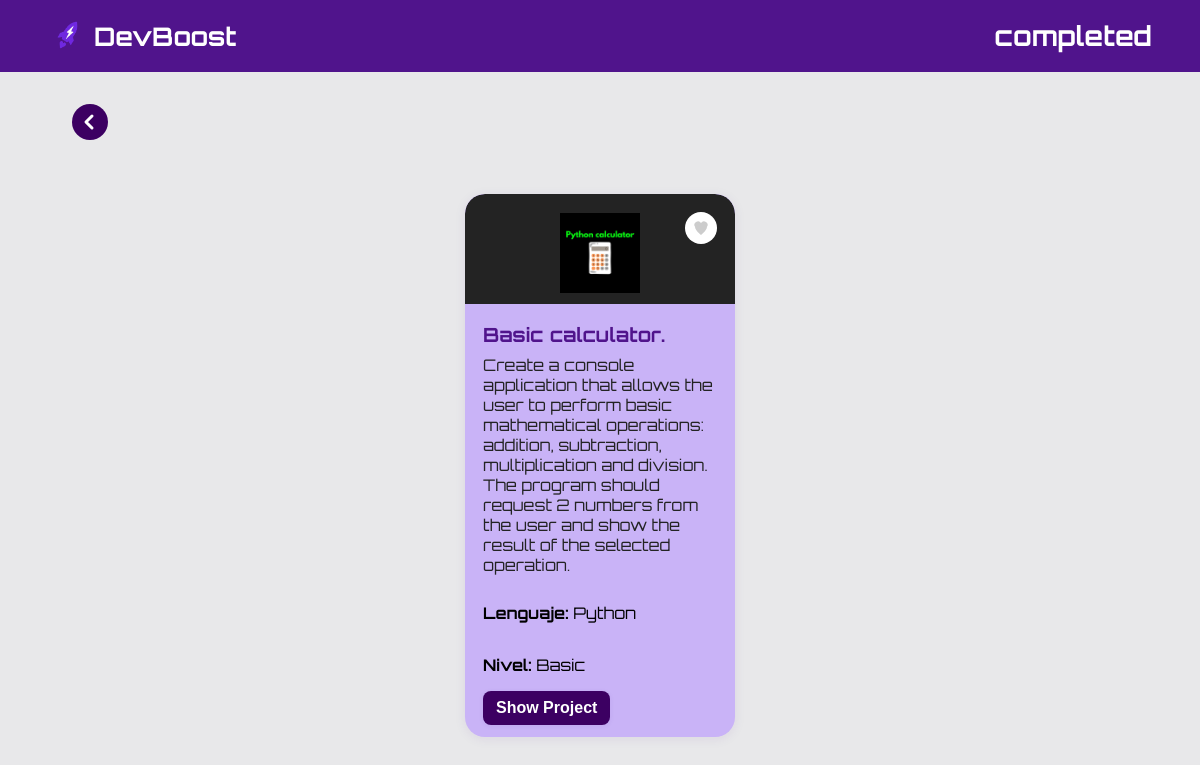
The app's page /Done.php (signed in) with its own data.
### tables this page shows
CREATE TABLE `proyectos` (
  `id_proyectos` int(11) NOT NULL,
  `name` varchar(200) DEFAULT NULL,
  `descripcion` varchar(3500) DEFAULT NULL,
  `lenguaje_programacion` varchar(50) DEFAULT NULL,
  `nivel` varchar(50) DEFAULT NULL,
  `Herramientas_utilizar` varchar(300) DEFAULT NULL,
  `instrucciones` varchar(4000) DEFAULT NULL,
  `img` varchar(300) DEFAULT NULL
);

### Done.php (the view, shortened to what this page needs)
<?php
include("conexion.php");
$id_usuario = $_SESSION['id_usuario'];
$query = "
    SELECT p.*
    FROM proyectos_creados pc
    JOIN proyectos p ON pc.id_proyectos = p.id_proyectos
    WHERE pc.id_usuario = $id_usuario
";
$result = mysqli_query($conex, $query);
?>
<!DOCTYPE html>
<html lang="en">
<head>
  <link rel="stylesheet" href="css/projects.css">
</head>
<body>
  <div class="container">
    <header>
      <nav class="navbar">
        <div class="logo-area">
           <a href="welcome.php" class="logo-link">
          <img src="img/logo2.png" alt="Logo" class="logo-img"/>
           </a>
          <span class="logo-text">DevBoost</span>
        </div>
        <div class="navbar-">
          <span class="nav-link active"> completed</span>
        </div>
      </nav>
    </header>
    <main>
  <div style="padding-left:24px; margin-bottom:0;">
    <a href="#" class="back-arrow" title="Back to Select Difficulty" onclick="history.back(); return false;">
      <svg width="36" height="36" viewBox="0 0 36 36" fill="none">
        <circle cx="18" cy="18" r="18" fill="#3c0062"/>
        <path d="M20 12L14 18L20 24" stroke="#fff" stroke-width="3" stroke-linecap="round" stroke-linejoin="round"/>
      </svg>
    </a>
  </div>
</main>
      <section class="projects">
        <?php
    while ($row = mysqli_fetch_array($result)) {
        $proyecto_id = $row['id_proyectos'];
        $proyecto_tittle = $row['name'];
        $proyecto_img = $row['img'];
        $proyecto_desc = $row['descripcion'];
        $leng = $row['lenguaje_programacion'];
        $nivel = $row['nivel'];
        echo "
        <div class='project-card'>
          <div class='card-img-area'>
            <img src='img/$proyecto_img' alt='$proyecto_tittle' class='card-img'/>
            <button class='heart-icon' aria-label='Favorito'>
              <svg width='32' height='32' viewBox='0 0 32 32'>
                <circle cx='16' cy='16' r='16' fill='#fff'/>
                <path class='heart-shape' d='M16 23s-6-4.35-6-8.13A3.13 3.13 0 0 1 16 11a3.13 3.13 0 0 1 6 3.87C22 18.65 16 23 16 23z' fill='#8719c4'/>
              </svg>
            </button>
          </div>
          <div class='card-content'>
            <h3 class='card-title'>$proyecto_tittle</h3>
            <p class='card-desc'>$proyecto_desc</p>
            <p><strong>Lenguaje:</strong> $leng</p>
            <p><strong>Nivel:</strong> $nivel</p>
            <div class='card-buttons'>
              <button class='launch-btn' onclick=\"location.href='proyectos.php?id=$proyecto_id'\">Show Project</button>
            </div>
          </div>
        </div>
        ";
    }
    ?>
      </section>
  </div>
</body>
</html>

### css/projects.css (style rules this page uses)
body { margin: 0; padding: 0; font-family: 'Orbitron', Arial, sans-serif; background: #e8e8ea; }
.container { width: 100vw; min-height: 100vh; }
.navbar { background: #50148c; padding: 0 48px; height: 72px; display: flex; align-items: center; justify-content: space-between; position: relative; }
.logo-area { display: flex; align-items: center; z-index: 101; }
.logo-link { display: flex; align-items: center; text-decoration: none; }
.logo-img { height: 38px; width: auto; margin-right: 8px; }
.logo-text { color: #fff; font-size: 1.6rem; font-weight: bold; }
.nav-link { color: #d1b7f7; font-size: 1.1rem; text-decoration: none; transition: color 0.2s; }
.nav-link.active { color: white; font-weight: bold; font-size: 1.7rem; }
main { padding: 32px 48px 0 48px; }
.back-arrow { display: inline-block; margin-bottom: 18px; margin-right: 10px; vertical-align: middle; transition: transform 0.18s; }
.projects { display: flex; gap: 32px; margin-top: 32px; justify-content: center; align-items: flex-start; flex-wrap: wrap; }
.project-card { background: #c9b3f7; border-radius: 20px; box-shadow: 0 2px 12px rgba(80,20,140,0.08); width: 270px; min-height: 520px; display: flex; flex-direction: column; justify-content: space-between; overflow: hidden; transition: box-shadow 0.2s, transform 0.2s; margin-bottom: 24px; }
.card-img-area { position: relative; background: #232323; height: 110px; display: flex; align-items: center; justify-content: center; border-top-left-radius: 20px; border-top-right-radius: 20px; }
.card-img { width: 80px; height: 80px; margin-top: 8px; object-fit: contain; }
.heart-icon { position: absolute; top: 16px; right: 16px; width: 36px; height: 36px; background: none; border: none; cursor: pointer; padding: 0; border-radius: 50%; transition: background 0.18s; display: flex; align-items: center; justify-content: center; }
.card-content { background: transparent; padding: 18px 18px 12px 18px; display: flex; flex-direction: column; flex-grow: 1; justify-content: space-between; }
.card-title { margin: 0 0 8px 0; color: #50148c; font-size: 1.22rem; font-weight: bold; }
.card-desc { color: #232323; font-size: 1rem; margin: 0 0 12px 0; flex-grow: 1; }
.card-buttons { display: flex; gap: 8px; }
.launch-btn { background: #3C0062; color: #fff; border: none; border-radius: 8px; padding: 8px 13px; font-weight: bold; font-size: 1rem; cursor: pointer; transition: background 0.2s, transform 0.2s; box-shadow: 0 1px 5px rgba(80,20,140,0.08); }

### records on screen
proyectos: img (picture), name "Basic calculator.", descripcion "Create a console application that allows the user to perform basic mathematical operations: addition, subtraction, multiplication and division. The program should request 2 numbers from the user and show the result of the selected operation.", lenguaje_programacion "Python", nivel "Basic"
